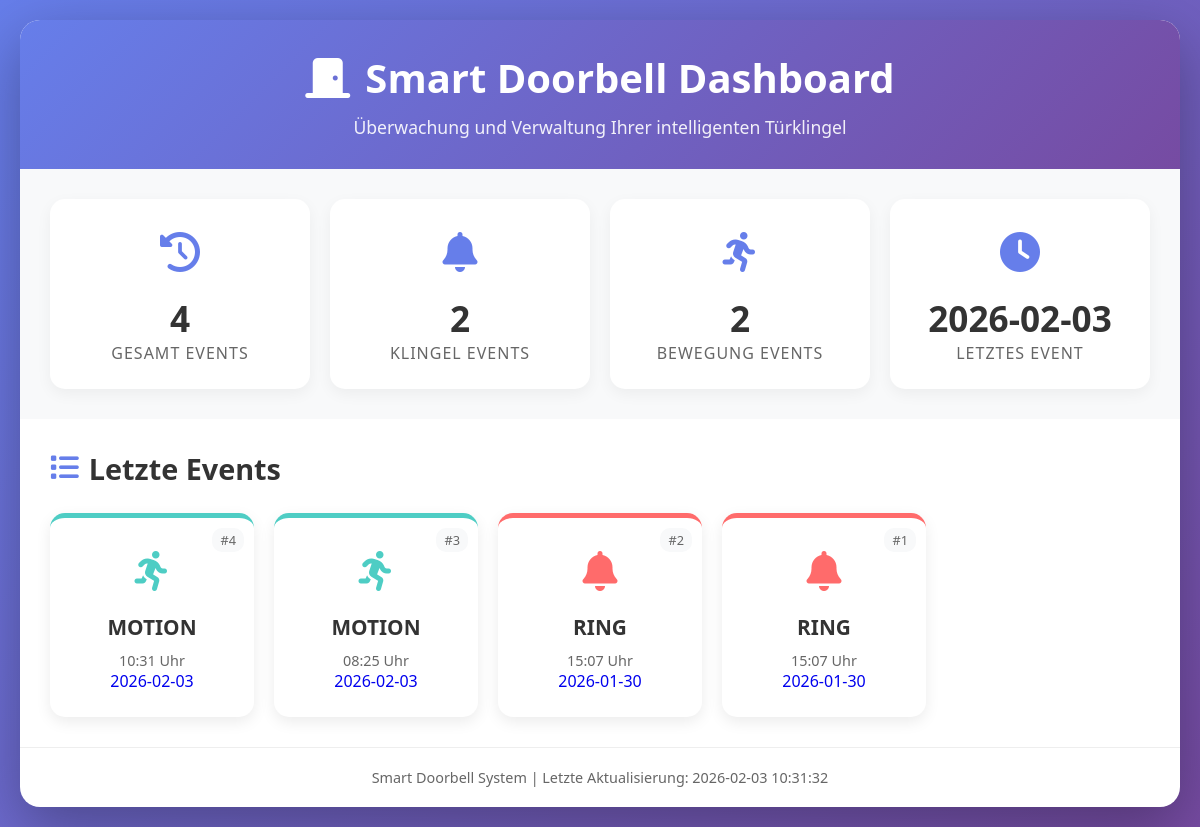
The page / on the database its author committed.
### tables this page shows
CREATE TABLE events (
            id INTEGER PRIMARY KEY AUTOINCREMENT,
            timestamp TEXT NOT NULL,
            event_type TEXT NOT NULL,
            video_file TEXT
        );

### app.py (the view)
@app.route("/")
def dashboard():
    events = get_events(limit=20)  # Nur die 20 neuesten Events
    stats = get_event_stats()
    return render_template("dashboard.html", events=events, stats=stats)

### app.py (called while the page is built)
def get_events(limit=None):
    conn = sqlite3.connect(DB_PATH)
    conn.row_factory = sqlite3.Row
    c = conn.cursor()
    if limit:
        c.execute("""
            SELECT id, timestamp, event_type, video_file
            FROM events
            ORDER BY timestamp DESC
            LIMIT ?
        """, (limit,))
    else:
        c.execute("""
            SELECT id, timestamp, event_type, video_file
            FROM events
            ORDER BY timestamp DESC
        """)
    rows = c.fetchall()
    conn.close()
    events_list = []
    for row in rows:
        event = dict(row)
        events_list.append(event)
    return events_list

def get_event_stats():
    conn = sqlite3.connect(DB_PATH)
    c = conn.cursor()
    c.execute("SELECT COUNT(*) FROM events")
    total = c.fetchone()[0]
    c.execute("SELECT COUNT(*) FROM events WHERE event_type = 'ring'")
    rings = c.fetchone()[0]
    c.execute("SELECT COUNT(*) FROM events WHERE event_type = 'motion'")
    motions = c.fetchone()[0]
    c.execute("SELECT timestamp FROM events ORDER BY timestamp DESC LIMIT 1")
    last_event = c.fetchone()
    last_timestamp = last_event[0] if last_event else "Keine Events"
    conn.close()
    return {
        'total': total,
        'rings': rings,
        'motions': motions,
        'last_event': last_timestamp
    }

### templates/dashboard.html (shortened to what this page needs)
<!DOCTYPE html>
<html lang="de">
<head>
    <link rel="stylesheet" href="https://cdnjs.cloudflare.com/ajax/libs/font-awesome/6.4.0/css/all.min.css">
</head>
<body>
    <div class="dashboard-container">
        <div class="header">
            <h1>
                <i class="fas fa-door-closed"></i>
                Smart Doorbell Dashboard
            </h1>
            <p>Überwachung und Verwaltung Ihrer intelligenten Türklingel</p>
        </div>
        <div class="stats-grid">
            <div class="stat-card">
                <div class="stat-icon">
                    <i class="fas fa-history"></i>
                </div>
                <span class="stat-number">{{ stats.total }}</span>
                <span class="stat-label">Gesamt Events</span>
            </div>
            <div class="stat-card">
                <div class="stat-icon">
                    <i class="fas fa-bell"></i>
                </div>
                <span class="stat-number">{{ stats.rings }}</span>
                <span class="stat-label">Klingel Events</span>
            </div>
            <div class="stat-card">
                <div class="stat-icon">
                    <i class="fas fa-running"></i>
                </div>
                <span class="stat-number">{{ stats.motions }}</span>
                <span class="stat-label">Bewegung Events</span>
            </div>
            <div class="stat-card">
                <div class="stat-icon">
                    <i class="fas fa-clock"></i>
                </div>
                <span class="stat-number">{{ stats.last_event.split(' ')[0] if stats.last_event != 'Keine Events' else 'Keine' }}</span>
                <span class="stat-label">Letztes Event</span>
            </div>
        </div>
        <div class="events-section">
            <h2 class="section-title">
                <i class="fas fa-list"></i>
                Letzte Events
            </h2>
            {% if events %}
            <div class="events-grid">
                {% for ev in events %}
                <a href="{{ url_for('event_detail', event_id=ev.id) }}"
                   class="event-button {{ ev.event_type }}">
                    <div class="event-id">#{{ ev.id }}</div>
                    <div class="event-icon">
                        {% if ev.event_type == 'ring' %}
                            <i class="fas fa-bell"></i>
                        {% else %}
                            <i class="fas fa-running"></i>
                        {% endif %}
                    </div>
                    <div class="event-type">
                        {% if ev.event_type == 'ring' %}
                            RING
                        {% else %}
                            MOTION
                        {% endif %}
                    </div>
                    <div class="event-time">
                        {{ ev.timestamp.split(' ')[1][:5] }} Uhr
                    </div>
                    <div class="event-date">
                        {{ ev.timestamp.split(' ')[0] }}
                    </div>
                </a>
                {% endfor %}
            </div>
            {% else %}
            <div class="empty-state">
                <i class="fas fa-door-open"></i>
                <h3>Noch keine Events aufgezeichnet</h3>
                <p>Sobald jemand klingelt oder Bewegung erkannt wird, erscheinen hier die Events.</p>
            </div>
            {% endif %}
        </div>
        <div class="footer">
            <p>Smart Doorbell System | Letzte Aktualisierung: {{ stats.last_event if stats.last_event != 'Keine Events' else 'Nie' }}</p>
        </div>
    </div>
</body>
</html>

### templates/dashboard.html (style rules this page uses)
* { margin: 0; padding: 0; box-sizing: border-box; font-family: 'Segoe UI', Tahoma, Geneva, Verdana, sans-serif; }
body { background: linear-gradient(135deg, #667eea 0%, #764ba2 100%); min-height: 100vh; padding: 20px; }
.dashboard-container { max-width: 1200px; margin: 0 auto; background: white; border-radius: 20px; box-shadow: 0 20px 60px rgba(0, 0, 0, 0.3); overflow: hidden; }
.header { background: linear-gradient(135deg, #667eea 0%, #764ba2 100%); color: white; padding: 30px; text-align: center; position: relative; }
.header h1 { font-size: 2.5rem; margin-bottom: 10px; display: flex; align-items: center; justify-content: center; gap: 15px; }
.header p { opacity: 0.9; font-size: 1.1rem; }
.stats-grid { display: grid; grid-template-columns: repeat(auto-fit, minmax(200px, 1fr)); gap: 20px; padding: 30px; background: #f8f9fa; }
.stat-card { background: white; padding: 25px; border-radius: 15px; text-align: center; box-shadow: 0 5px 15px rgba(0, 0, 0, 0.05); transition: transform 0.3s, box-shadow 0.3s; }
.stat-icon { font-size: 2.5rem; margin-bottom: 15px; color: #667eea; }
.stat-number { font-size: 2.2rem; font-weight: bold; color: #333; display: block; }
.stat-label { color: #666; font-size: 1rem; text-transform: uppercase; letter-spacing: 1px; }
.events-section { padding: 30px; }
.section-title { font-size: 1.8rem; margin-bottom: 25px; color: #333; display: flex; align-items: center; gap: 10px; }
.section-title i { color: #667eea; }
.events-grid { display: grid; grid-template-columns: repeat(auto-fill, minmax(180px, 1fr)); gap: 20px; }
.event-button { display: block; text-decoration: none; background: white; border: none; border-radius: 15px; padding: 25px 15px; text-align: center; cursor: pointer; transition: all 0.3s; box-shadow: 0 5px 15px rgba(0, 0, 0, 0.08); position: relative; overflow: hidden; }
.event-button.ring { border-top: 5px solid #ff6b6b; }
.event-button.motion { border-top: 5px solid #4ecdc4; }
.event-icon { font-size: 2.5rem; margin-bottom: 15px; }
.event-button.ring .event-icon { color: #ff6b6b; }
.event-button.motion .event-icon { color: #4ecdc4; }
.event-type { font-size: 1.3rem; font-weight: bold; margin-bottom: 10px; color: #333; }
.event-time { font-size: 0.9rem; color: #666; }
.event-id { position: absolute; top: 10px; right: 10px; background: #f8f9fa; color: #666; padding: 3px 8px; border-radius: 10px; font-size: 0.8rem; }
.footer { text-align: center; padding: 20px; color: #666; border-top: 1px solid #eee; font-size: 0.9rem; }

### rows shown on the page
events: last_event "2026-02-03", id "4", event_type "motion" (drawn), timestamp "10:31", timestamp "2026-02-03", timestamp "2026-02-03 10:31:32"
events: id "3", event_type "motion" (drawn), timestamp "08:25", timestamp "2026-02-03"
events: id "2", event_type "ring" (drawn), timestamp "15:07", timestamp "2026-01-30"
events: id "1", event_type "ring" (drawn), timestamp "15:07", timestamp "2026-01-30"

### other values the page prints
{{ stats.total }} "4"
{{ stats.rings }} "2"
{{ stats.motions }} "2"
